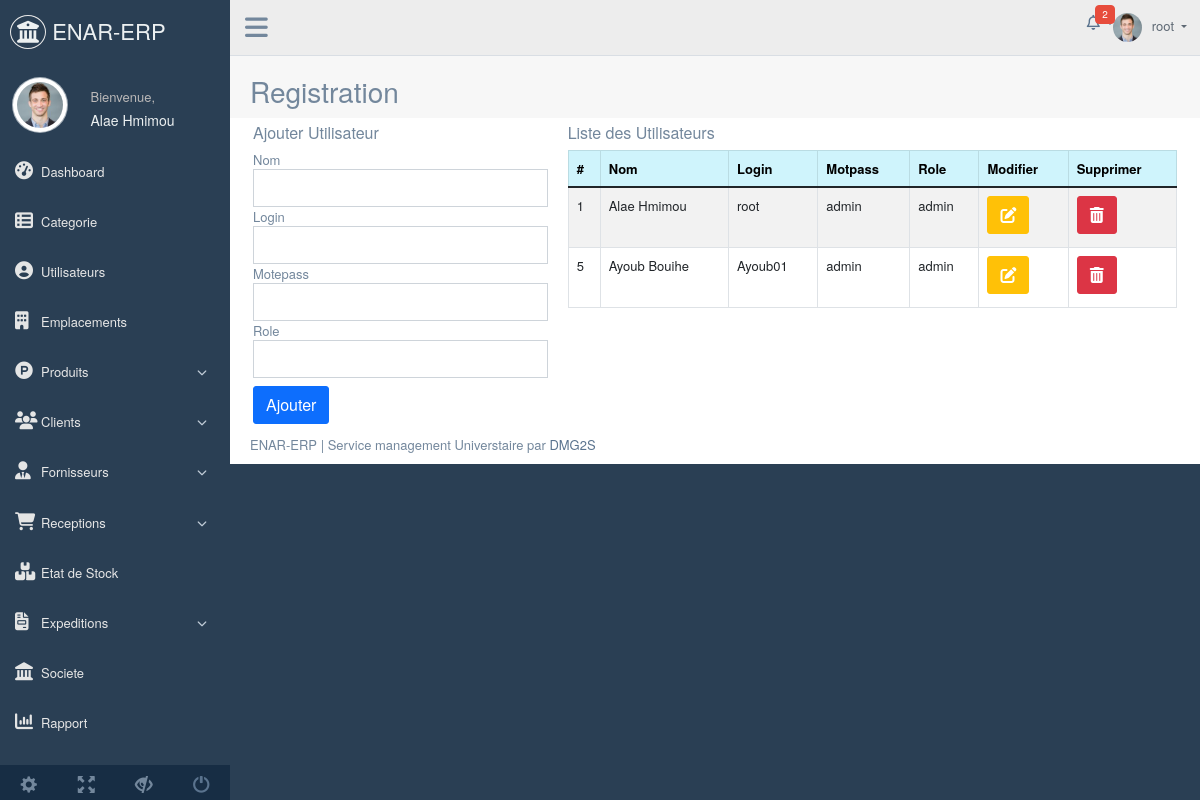
The app's page /GestionStock/users.php (signed in) with its own data.
### tables this page shows
CREATE TABLE IF NOT EXISTS `user` (
  `id` int NOT NULL AUTO_INCREMENT,
  `nom` varchar(100) DEFAULT NULL,
  `login` varchar(100) DEFAULT NULL,
  `motpass` varchar(100) DEFAULT NULL,
  `role` varchar(100) DEFAULT NULL,
  PRIMARY KEY (`id`),
  UNIQUE KEY `login` (`login`)
);

### GestionStock/add_list_user.php (the view, shortened to what this page needs)
<div class="right_col" role="main">
    <div>
        <div class="page-title">
            <div class="title_left">
                <h3>Registration</h3>
            </div>
        </div>
        <div class="clearfix"></div>
        <div class="x_content">
            <div class="row">
                <div class="col-sm-4">
                    <h4>Ajouter Utilisateur</h4>
                    <label for="nom">Nom</label>
                    <input type="text"class="form-control" id="nom">
                    <label for="login">Login</label>
                    <input type="text" class="form-control" id="login">
                    <label for="mp">Motepass</label>
                    <input type="password" id="psw" class="form-control">
                    <label for="role">Role</label>
                    <input type="text" id="role" class="form-control">
                    <button class="btn btn-primary mt-2" onclick="ajouterUser()">Ajouter</button>
                </div>
                <div class="col-sm-8">
                    <h4>Liste des Utilisateurs</h4>
                    <div class="table-responsive">
                        <table class="table table-striped table-bordered">
                            <thead class="table-info">
                                <tr>
                                    <th>#</th>
                                    <th>Nom</th>
                                    <th>Login</th>
                                    <th>Motpass</th>
                                    <th>Role</th>
                                    <th>Modifier</th>
                                    <th>Supprimer</th>
                                </tr>
                            </thead>
                            <tbody>
                                <?php
                                $result = mysqli_query($conn, "SELECT * FROM user");
                                while($row = mysqli_fetch_array($result)){
                                    ?>
                                    <tr>
                                        <td><?php echo $row['id'] ?></td>
                                        <td><?php echo $row['nom'] ?></td>
                                        <td><?php echo $row['login'] ?></td>
                                        <td><?php echo $row['motpass'] ?></td>
                                        <td><?php echo $row['role'] ?></td>
                                        <td><a class="btn btn-warning"><i class="fa fa-pen-to-square"></i></a></td>
                                        <td><a class="btn btn-danger" onclick="supprimerUser(<?php echo $row['id'] ?>)"><i class="fa fa-trash-can"></i></a></td>
                                    </tr>
                                    <?php
                                }
                                ?>
                            </tbody>
                        </table>
                    </div>
                </div>
            </div>
        </div>
    </div>
</div>

### GestionStock/users.php (shortened to what this page needs)
<?php
include 'backend/database.php';
                    ?>
<!DOCTYPE html>
<html lang="en">
<head>
    <link href="https://cdn.jsdelivr.net/npm/bootstrap@5.1.3/dist/css/bootstrap.min.css" rel="stylesheet">
    <link rel="stylesheet" href="https://cdn.jsdelivr.net/npm/bootstrap-icons@1.11.3/font/bootstrap-icons.min.css">
    <link rel="stylesheet" href="../fonts6/css/all.css" >
    <link href="https://cdn.datatables.net/v/dt/dt-2.0.2/datatables.min.css" rel="stylesheet">
    <link rel="stylesheet" href="../build/css/custom.min.css" >
</head>
  <body class="nav-md">
    <div class="container body">
      <div class="main_container">
        <?php require('header.php'); ?>
        <?php require('add_list_user.php'); ?>
        <?php require('footer.php'); ?>
      </div>
    </div>
  </body>
</html>

### GestionStock/header.php (shortened to what this page needs)
<div class="col-md-3 left_col">
          <div class="left_col scroll-view">
            <div class="navbar nav_title" style="border: 0;">
              <a href="index.php" class="site_title"><i class="fa fa-university"></i> <span>ENAR-ERP</span></a>
            </div>
            <div class="profile clearfix">
              <div class="profile_pic">
                <img src="images/img.jpg" alt="..." class="img-circle profile_img">
              </div>
              <div class="profile_info">
                <span>Bienvenue,</span>
                <h2><?php echo $_SESSION['nom'] ?></h2>
              </div>
            </div>
            <div id="sidebar-menu" class="main_menu_side hidden_print main_menu">
                <div class="menu_section">
                  <ul class="nav side-menu">
                    <li>
                      <a href="dashboard.php"><i class="fa fa-gauge-high"></i>Dashboard</a>
                    </li>
                    <li>
                      <a href="categories.php"><i class="fa fa-table-list"></i>Categorie</a>
                    </li>
                    <li>
                      <a href="users.php"><i class="fa fa-circle-user"></i>Utilisateurs</a>
                    </li>
                    <li>
                      <a href="emplacements.php"><i class="fa fa-building"></i>Emplacements</a>
                    </li>
                    <li>
                      <a><i class="fa fa-product-hunt"></i>Produits <span class="fa fa-chevron-down"></span></a>
                    </li>
                    <li>
                      <a><i class="fa fa-users"></i>Clients <span class="fa fa-chevron-down"></span></a>
                    </li>
                    <li>
                      <a><i class="fa fa-user-tie"></i>Fornisseurs <span class="fa fa-chevron-down"></span></a>
                    </li>
                    <li>
                      <a><i class="fa fa-cart-shopping"></i>Receptions <span class="fa fa-chevron-down"></span></a>
                    </li>
                    <li>
                      <a href="stock.php"><i class="fa fa-boxes-stacked"></i>Etat de Stock</a>
                    </li>
                    <li>
                      <a><i class="fa fa-file-invoice"></i>Expeditions <span class="fa fa-chevron-down"></span></a>
                    </li>
                    <li>
                      <a href="#"><i class="fa fa-landmark"></i>Societe</a>
                    </li>
                    <li>
                      <a href="#"><i class="fa fa-chart-column"></i>Rapport</a>
                    </li>
                  </ul>
                </div>
            </div>
            <div class="sidebar-footer hidden-small">
              <a data-toggle="tooltip" data-placement="top" title="profile">
                <span class="glyphicon glyphicon-cog" aria-hidden="true"></span>
              </a>
              <a data-toggle="tooltip" data-placement="top" title="message">
                <span class="glyphicon glyphicon-fullscreen" aria-hidden="true"></span>
              </a>
              <a data-toggle="tooltip" data-placement="top" title="paramettre">
                <span class="glyphicon glyphicon-eye-close" aria-hidden="true"></span>
              </a>
              <a data-toggle="tooltip" data-placement="top" title="Logout" href="login.html">
                <span class="glyphicon glyphicon-off" aria-hidden="true"></span>
              </a>
            </div>
            </div>
            </div>
            <div class="top_nav">
              <div class="nav_menu">
                <div class="nav toggle">
                  <a id="menu_toggle"><i class="fa fa-bars"></i></a>
                </div>
                <nav class="nav navbar-nav">
                  <ul class="navbar-right">
                    <li class="nav-item dropdown open">
                      <a href="#" class="user-profile dropdown-toggle" id="navbarDropDown" data-toggle="dropdown">
                        <img src="images/img.jpg" alt=""><?php echo $_SESSION['login'] ?>
                      </a>
                    </li>
                    <li class="nav-item dropdown open" role="presentation">
                      <a class="dropdown-toggle info-number" id="navbarDropDown1" data-toggle="dropdown">
                        <i class="fa-regular fa-bell"></i>
                        <span class="badge bg-red">
                          2
                        </span>
                      </a>
                    </li>
                  </ul>
                </nav>
              </div>
            </div>

### GestionStock/footer.php (shortened to what this page needs)
<footer style="display : ">
          <div class="pull">
            ENAR-ERP | Service management Universtaire par <a href="#">DMG2S</a>
          </div>
</footer>

### records on screen
user: id "1", nom "Alae Hmimou", login "root", motpass "admin", role "admin"
user: id "5", nom "Ayoub Bouihe", login "Ayoub01", motpass "admin", role "admin"

### other values on screen
$_SESSION['nom'] "Alae Hmimou"
$_SESSION['login'] "root"
